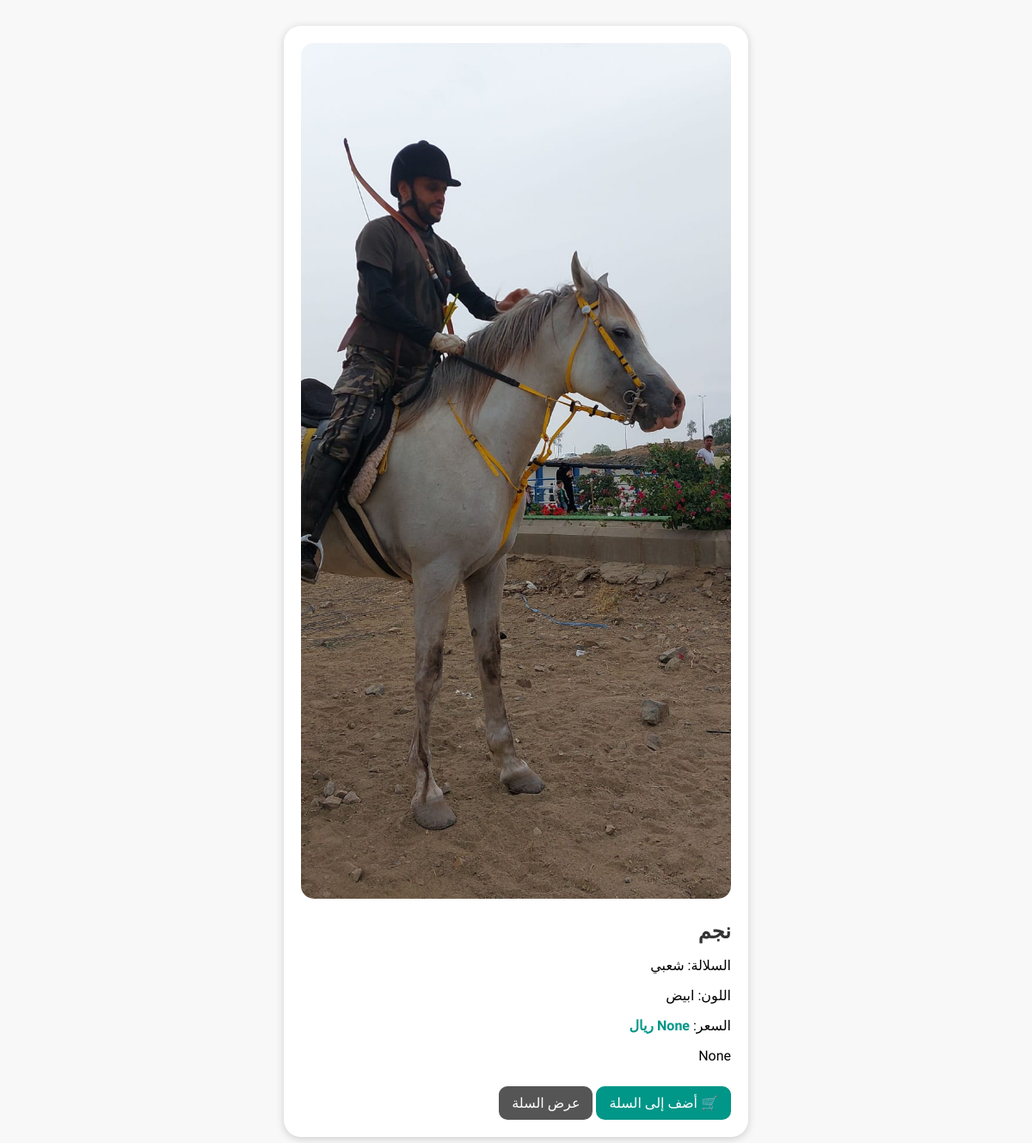
Page /stables/horse/3/ on the committed database.
### stables/models.py (models this page shows, shortened)
class Horse(models.Model):
    name = models.CharField('الاسم', max_length=255)
    breed = models.CharField('السلالة', max_length=100, blank=True, null=True)
    birth_date = models.DateField('تاريخ الميلاد', blank=True, null=True)
    color = models.CharField('اللون', max_length=50, blank=True, null=True)
    photo = models.ImageField('الصورة', upload_to='horses/photos/', blank=True, null=True)
    contact_phone = models.CharField('رقم التواصل', max_length=30, blank=True, null=True)
    price = models.DecimalField('السعر (ريال)', max_digits=10, decimal_places=2, blank=True, null=True)
    specs = models.TextField('المواصفات', blank=True, null=True)
    location = models.CharField('الموقع', max_length=120, blank=True, null=True)
    class Meta:
        verbose_name = 'حصان'
        verbose_name_plural = 'الخيول'

### stables/views.py (the view)
# urls.py: path('horse/<int:horse_id>/', views.horse_detail, name='horse_detail'),
def horse_detail(request, horse_id):
    horse = get_object_or_404(Horse, id=horse_id)
    cart_count = get_cart_count(request)
    return render(request, 'stables/horse_detail.html', {
        'horse': horse,
        'cart_count': cart_count
    })

### stables/views.py (called while the page is built)
def get_cart_count(request):
    return len(request.session.get('cart', []))

### templates/stables/horse_detail.html (shortened to what this page needs)
{% load static %}
<!DOCTYPE html>
<html lang="ar" dir="rtl">
<head>
</head>
<body>
    <div class="card">
        {% if horse.photo %}
            <img src="{{ horse.photo.url }}" alt="{{ horse.name }}">
        {% endif %}
        <h2>{{ horse.name }}</h2>
        <p>السلالة: {{ horse.breed }}</p>
        <p>اللون: {{ horse.color }}</p>
        <p>السعر: <span class="price">{{ horse.price }} ريال</span></p>
        <p>{{ horse.specs }}</p>
        <a href="{% url 'stables:add_to_cart' horse.id %}" class="btn">🛒 أضف إلى السلة</a>
        <a href="{% url 'stables:view_cart' %}" class="btn" style="background:#555;">عرض السلة</a>
    </div>
</body>
</html>

### templates/stables/horse_detail.html (style rules this page uses)
body { font-family: 'Tajawal', sans-serif; margin: 30px; background: #f8f8f8; }
.card { background: white; border-radius: 20px; box-shadow: 0 2px 10px #ccc; padding: 20px; max-width: 500px; margin: auto; }
img { width: 100%; border-radius: 15px; margin-bottom: 20px; }
h2 { margin: 0; color: #333; }
.price { color: #009688; font-weight: bold; }
.btn { display: inline-block; padding: 10px 15px; background: #009688; color: white; border-radius: 10px; text-decoration: none; margin-top: 10px; }

### rows in the picture
Horse: photo (picture), name "نجم", breed "شعبي", color "ابيض", specs "None"
